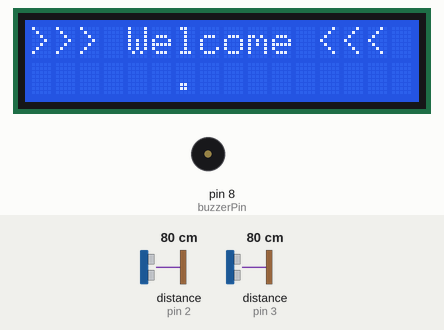
A sketch run on a simulated Arduino Uno, built with avr-gcc and run on an emulated ATmega328P. On the bench: 16×2 character LCD, buzzer (waves = sounding). Wiring (inferred from the names in the program): 2 × range finder with pulse-width output: data pin 2 / data pin 3. Inputs (shaded band) come from the test bench; at power-on: distance to the obstacle (sensors on pin 2, pin 3) 80 cm. The echo pulse lasts 58.3 µs per cm.

Above: at 0.1 s.
At 3.0 s:
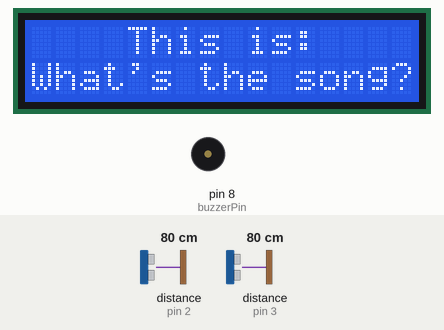
At 8.0 s:
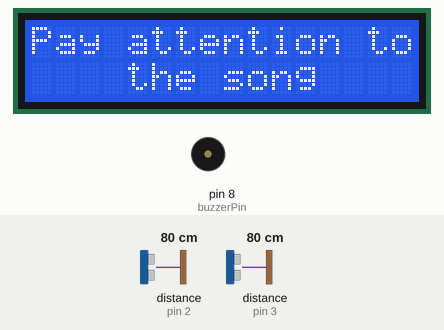
At 36.6 s:
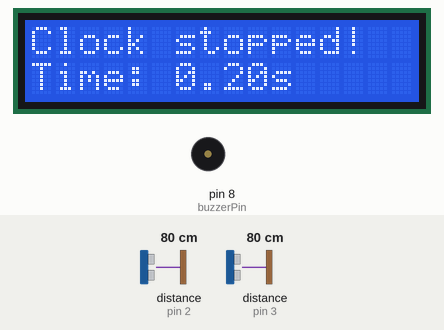
Timing chart, 0 to 38.1 s (numbered marks = the images above):
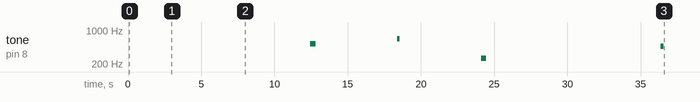

Measured:
- by itself, tone on pin 8 (buzzerPin): plays 523 Hz for 0.36 s, 659 Hz for 0.18 s, 262 Hz for 0.36 s, 466 Hz for 0.18 s
- what the display in image 1 shows lasts 2.5 s, from 2.9 s to 5.4 s
- what the display in image 2 shows lasts 1.5 s, from 7.9 s to 9.4 s

The sketch:

ass7-extra.ino
```cpp
//
// Assignment 7 - extra
// 200548559 - Felipe Simoes Cayres
//

// Packages
#include <LiquidCrystal.h>


//*************************************************
//* Public Constants
//*************************************************/
#define NOTE_B0 31
#define NOTE_C1 33
#define NOTE_CS1 35
#define NOTE_D1 37
#define NOTE_DS1 39
#define NOTE_E1 41
#define NOTE_F1 44
#define NOTE_FS1 46
#define NOTE_G1 49
#define NOTE_GS1 52
#define NOTE_A1 55
#define NOTE_AS1 58
#define NOTE_B1 62
#define NOTE_C2 65
#define NOTE_CS2 69
#define NOTE_D2 73
#define NOTE_DS2 78
#define NOTE_E2 82
#define NOTE_F2 87
#define NOTE_FS2 93
#define NOTE_G2 98
#define NOTE_GS2 104
#define NOTE_A2 110
#define NOTE_AS2 117
#define NOTE_B2 123
#define NOTE_C3 131
#define NOTE_CS3 139
#define NOTE_D3 147
#define NOTE_DS3 156
#define NOTE_E3 165
#define NOTE_F3 175
#define NOTE_FS3 185
#define NOTE_G3 196
#define NOTE_GS3 208
#define NOTE_A3 220
#define NOTE_AS3 233
#define NOTE_B3 247
#define NOTE_C4 262
#define NOTE_CS4 277
#define NOTE_D4 294
#define NOTE_DS4 311
#define NOTE_E4 330
#define NOTE_F4 349
#define NOTE_FS4 370
#define NOTE_G4 392
#define NOTE_GS4 415
#define NOTE_A4 440
#define NOTE_AS4 466
#define NOTE_B4 494
#define NOTE_C5 523
#define NOTE_CS5 554
#define NOTE_D5 587
#define NOTE_DS5 622
#define NOTE_E5 659
#define NOTE_F5 698
#define NOTE_FS5 740
#define NOTE_G5 784
#define NOTE_GS5 831
#define NOTE_A5 880
#define NOTE_AS5 932
#define NOTE_B5 988
#define NOTE_C6 1047
#define NOTE_CS6 1109
#define NOTE_D6 1175
#define NOTE_DS6 1245
#define NOTE_E6 1319
#define NOTE_F6 1397
#define NOTE_FS6 1480
#define NOTE_G6 1568
#define NOTE_GS6 1661
#define NOTE_A6 1760
#define NOTE_AS6 1865
#define NOTE_B6 1976
#define NOTE_C7 2093
#define NOTE_CS7 2217
#define NOTE_D7 2349
#define NOTE_DS7 2489
#define NOTE_E7 2637
#define NOTE_F7 2794
#define NOTE_FS7 2960
#define NOTE_G7 3136
#define NOTE_GS7 3322
#define NOTE_A7 3520
#define NOTE_AS7 3729
#define NOTE_B7 3951
#define NOTE_C8 4186
#define NOTE_CS8 4435
#define NOTE_D8 4699
#define NOTE_DS8 4978
#define REST      0
//**************************
//**************************

// Define pins on Arduino
	//Piezo
#define buzzerPin 8

	// Buttons
#define button1Pin 2
#define button2Pin 3

	// LCD
  LiquidCrystal lcd( 12,11,7,6,5,4); //These pin numbers are hard coded in on the serial backpack board.


// Variables

	// Array of songs

int melody[5][60] =
{
  {

    // We Wish You a Merry Christmas

    NOTE_C5,4, NOTE_F5,4, NOTE_F5,8, NOTE_G5,8, NOTE_F5,8, NOTE_E5,8,
    NOTE_D5,4, NOTE_D5,4, NOTE_D5,4, NOTE_G5,4, NOTE_G5,8, NOTE_A5,8,
    NOTE_G5,8, NOTE_F5,8, NOTE_E5,4, NOTE_C5,4, NOTE_C5,4, NOTE_A5,4,
    NOTE_A5,8, NOTE_AS5,8, NOTE_A5,8, NOTE_G5,8,NOTE_F5,4, NOTE_D5,4,
    NOTE_C5,8, NOTE_C5,8, NOTE_D5,4, NOTE_G5,4, NOTE_E5,4, NOTE_F5,2
  },
  {

    // Super Mario Bros theme


    NOTE_E5,8, NOTE_E5,8, REST,8, NOTE_E5,8, REST,8, NOTE_C5,8,
    NOTE_E5,8, NOTE_G5,4, REST,4, NOTE_G4,8, REST,4, NOTE_C5,-4,
    NOTE_G4,8, REST,4, NOTE_E4,-4,NOTE_A4,4, NOTE_B4,4, NOTE_AS4,8,
    NOTE_A4,4, NOTE_G4,-8, NOTE_E5,-8, NOTE_G5,-8, NOTE_A5,4, NOTE_F5,8,
    NOTE_G5,8, REST,8, NOTE_E5,4,NOTE_C5,8, NOTE_D5,8, NOTE_B4,-4
  },
  {

  // Happy Birthday

  NOTE_C4,4, NOTE_C4,8, NOTE_D4,-4, NOTE_C4,-4, NOTE_F4,-4, NOTE_E4,-2,
  NOTE_C4,4, NOTE_C4,8, NOTE_D4,-4, NOTE_C4,-4, NOTE_G4,-4, NOTE_F4,-2,
  NOTE_C4,4, NOTE_C4,8, NOTE_C5,-4, NOTE_A4,-4, NOTE_F4,-4, NOTE_E4,-4,
  NOTE_D4,-4, NOTE_AS4,4, NOTE_AS4,8, NOTE_A4,-4, NOTE_F4,-4, NOTE_G4,-4,
  NOTE_F4,-2, NOTE_C4,4, NOTE_C4,8, NOTE_D4,-4, NOTE_C4,-4, NOTE_F4,-4

  },
  {
     // Hedwig's theme fromn the Harry Potter Movies

    REST, 2, NOTE_D4, 4, NOTE_G4, -4, NOTE_AS4, 8, NOTE_A4, 4,NOTE_G4, 2,
    NOTE_D5, 4,NOTE_C5, -2, NOTE_A4, -2,NOTE_G4, -4, NOTE_AS4, 8, NOTE_A4, 4,
    NOTE_F4, 2, NOTE_GS4, 4, NOTE_D4, -1, NOTE_D4, 4, NOTE_G4, -4, NOTE_AS4, 8,
    NOTE_A4, 4, NOTE_G4, 2, NOTE_D5, 4, NOTE_F5, 2, NOTE_E5, 4, NOTE_DS5, 2,
    NOTE_B4, 4, NOTE_DS5, -4, NOTE_D5, 8, NOTE_CS5, 4, NOTE_CS4, 2, NOTE_B4, 4
  },
  {

    // Dart Vader theme (Imperial March) - Star wars

    NOTE_AS4,8, NOTE_AS4,8, NOTE_AS4,8, NOTE_F5,2, NOTE_C6,2, NOTE_AS5,8,
    NOTE_A5,8, NOTE_G5,8, NOTE_F6,2, NOTE_C6,4, NOTE_AS5,8, NOTE_A5,8,
    NOTE_G5,8, NOTE_F6,2, NOTE_C6,4, NOTE_AS5,8, NOTE_A5,8, NOTE_AS5,8,
    NOTE_G5,2, NOTE_C5,8, NOTE_C5,8, NOTE_C5,8, NOTE_F5,2, NOTE_C6,2,
    NOTE_AS5,8, NOTE_A5,8, NOTE_G5,8, NOTE_F6,2, NOTE_C6,4, NOTE_AS5,8
  }
};

		// Time measure variables

	// Variables to Count time
	double startTime, endTime, idleTime, totalTime;

	// Check if tima started when loop music
	int startCounter = 0;

		// Game choices

	//Begin game
	int beginGameChoise =0;

	// Instructions
	int instructionsChoise = 0;

	// Song to play choosed by user
  	int playThisSong = 0;  //review

    // Stop btn at songs
	int stop0;

		// Display on screen variables

	// Final string to display
	String textToDisplay;

	// Variables to convert double to string and add to textToDisplay
	String str1, str2;

	// Size check on idleTime number
	int index = 0;

// Setup

void setup() {
  Serial.begin(9600);
  lcd.begin (16,2); //Initialize the LCD.

  pinMode(buzzerPin, OUTPUT);		 	//Setup buzzer pin as an output pin.
  pinMode(button2Pin, INPUT); // initialize the button pin as a input

  attachInterrupt(digitalPinToInterrupt(button1Pin), clickButton1, RISING); 	//Setup button1 pin as an input pin.
  attachInterrupt(digitalPinToInterrupt(button2Pin), clickButton2, RISING); 	//Setup button2 pin as an input pin.

}


void loop () {

	startGame () ;

}


// ---------------------------------------------------
// ---------------------------------------------------
// ---------------------------------------------------


            //
            //  Functions
            //

// Main function - run to start game
void startGame () {

    intro();
	playGame();
	showScore();
    restartGame();
}

// Visual indroduction to game
void intro() {
    displayText(">>> Welcome <<<       .         ");
    delay(200);
    displayText(">>> Welcome <<<       ..        ");
    delay(200);
    displayText(">>> Welcome <<<       ...       ");
    delay(200);
    displayText(">>> Welcome <<<       ....      ");
    delay(200);

  beginGameChoise = 0;
  while (beginGameChoise ==0){
    displayText("    This is:    What's the song?");
    delay(2000);
    if(beginGameChoise !=0) break;
    displayText("   Click next   button to begin");
    delay(2000);
  }


  displayText("> Instructions <      -->");
  delay(2000);

  instructionsChoise = 0;
  while (instructionsChoise ==0){
    displayText("Pay attention to    the song");
    delay(1000);
    if(instructionsChoise !=0) break;
    displayText("   Press STOP    to pause clock");
    delay(1000);
    if(instructionsChoise !=0) break;
    displayText("     Ready?      Next to START!");
    delay(1000);
  }
}


// Display message before start new song
void beforeSong(){
  displayText("  Next song...         3");
  delay(500);
  displayText("  Next song...         2");
  delay(500);
  displayText("  Next song...         1");
}


// Start game
void playGame(){
  for (int i = 0; i<5;i++){

    beforeSong();

    stop0=0;
    while(stop0 ==0){
      displayText("   Playing...    STOP btn to go!");
      playSong(i);
    }

    textToDisplay = "Clock stopped!  Time:";


    // Covnerting double to string
    str1 = String(idleTime,2);

    str2 = "";
    index = 0;

    // Check number size and adding number as string in a variable
    if(totalTime <10){
      textToDisplay += " ";
      for (int i=0;i<4;i++){
        str2 += str1[i];
        index = 4;
      }

  } else {
    textToDisplay += "";
    for (int i=0;i<5;i++){
      str2 += str1[i];
      index = 5;
    }
  }

    // Adding string with number to display on screen

    for (int i=0; i<index;i++){
      textToDisplay += str2[i];
    }
    textToDisplay += "s";

    // Display message on screen
    displayText(textToDisplay);
    delay(2000);
  }
}


// Show final score to user

void showScore() {
  String textToDisplay = "   Total time:       ";


    // Covnerting double to string
  String str1 = String(totalTime,2);

  String str2 = "";
  index = 0;


    // Check number size and adding number as string in a variable
  if(totalTime <10){
    textToDisplay += " ";
    for (int i=0;i<4;i++){
      str2 += str1;
  	  index = 4;
    }
  } else {
    str2 = str1;
    index = 5;
  }

    // Adding string with number to display on screen
  for (int i=0; i<index;i++){
	textToDisplay += str2[i];
  }
  textToDisplay += "s";

    // Display message on screen

  displayText("    END GAME");
  delay(500);

  stop0=0;
  while (stop0 !=3){

    // Score message
    if (stop0 !=3){
    displayText(textToDisplay);
  	delay(1000);
    }

    // Restart message
    if (stop0 !=3){
    displayText("    Restart?      Press STOP 3x");
  	delay(1000);
    }
}

}

// Restart game function
void restartGame () {

    displayText("   Restarting         .");
    delay(100);
    displayText("   Restarting         ..");
    delay(100);
    displayText("   Restarting         ...");
    delay(100);
    displayText("   Restarting         ....");
    delay(100);

  // Setting variables as default;
  stop0 = 0;
  beginGameChoise =0;
  instructionsChoise = 0;
  playThisSong = 0;
  textToDisplay = "";
  index = 0;
  str1 = str2 = "";

}

		// LCD

// Display text on screen
void displayText(String text) {
  String displayUp;
  String displayDown;
  int textSize = text.length();

  for (int i =0; i< textSize; i++){
    if (i<16){
      displayUp += text[i];
    } else {
      displayDown += text[i];
      }

  }

  lcd.clear();
  lcd.setCursor(0,0); //goto first column and first line (0,0)
  lcd.print(displayUp); //Print at cursor Location
  lcd.setCursor(0,1); //goto first column and first line (0,0)
  lcd.print(displayDown); //Print at cursor Location
  delay(500);
}


		// Piezo
// Play song

void playSong(int songCode){

  int time = 150;
  // sizeof gives the number of bytes, each int value is composed of two bytes (16 bits)
  // there are two values per note (pitch and duration), so for each note there are four bytes

  int notes = sizeof(melody[songCode]) / sizeof(melody[songCode][0]) / 2;

  // this calculates the duration of a whole note in ms
  int wholenote = (60000 * 4) / time;

  int divider = 0, noteDuration = 0;

  if (startCounter == 0){

    // star time clock
    startTime = millis();
    startCounter = 1;
  }

  // iterate over the notes of the melody.
  // Remember, the array is twice the number of notes (notes + durations)

  for (int thisNote = 0; thisNote < notes * 2; thisNote = thisNote + 2) {

    // calculates the duration of each note
    divider = melody[songCode][thisNote + 1];
    if (divider > 0) {
      // regular note, just proceed
      noteDuration = (wholenote) / divider;
    } else if (divider < 0) {
      // dotted notes are represented with negative durations!!
      noteDuration = (wholenote) / abs(divider);
      noteDuration *= 1.5; // increases the duration in half for dotted notes
    }


    // we only play the note for 90% of the duration, leaving 10% as a pause
    tone(buzzerPin, melody[songCode][thisNote], noteDuration * 0.9);
    // Wait for the specief duration before playing the next note.
    delay(noteDuration);

    // stop the waveform generation before the next note.
    noTone(buzzerPin);

    if(stop0 != 0) {
      endTime = millis();
      idleTime = (endTime - startTime)/1000;
      thisNote = (notes * 2)-2;
      totalTime += idleTime;
      startCounter = 0;
    }
  }
}

	// Buttons

// Change button 1 (Next)
void clickButton1 () {
  beginGameChoise++;
  instructionsChoise++;
}

// Change button 2 (STOP)
void clickButton2 () {
  stop0++;

}
```
